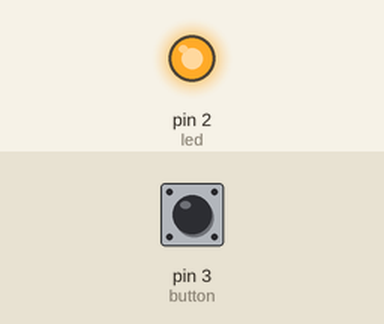
The sketch below on a simulated Arduino Uno, built with avr-gcc and run on an emulated ATmega328P. Parts: output pins drawn as LEDs (lit = HIGH). The inputs (shaded band) are chosen by the test bench; at power-on: pin 3 (button) HIGH.

Above: at 1.2 s.
1.3 s: pin 3 (button) pulled LOW for 0.15 s
At 1.37 s:
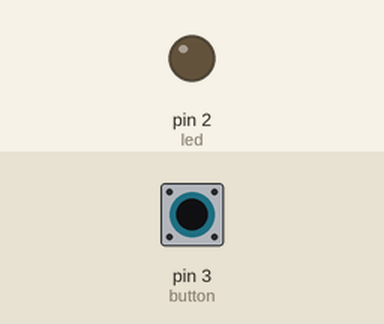
2.9 s: pin 3 (button) pulled LOW for 3.2 s
At 6.4 s:
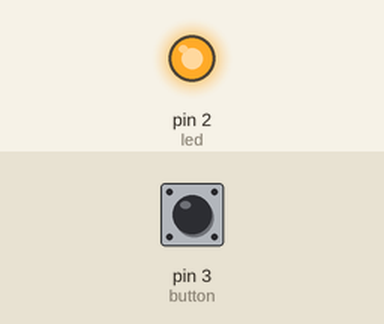
Timing chart, 0 to 7.9 s (numbered marks = the images above; inputs shaded):
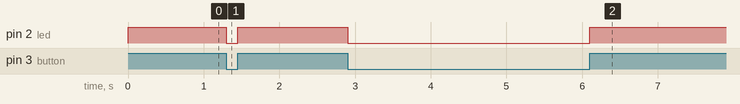

Measured:
- after the input at 1.3 s, pin 2 (led): HIGH → LOW at once, → HIGH 0.15 s later
- after the input at 2.9 s, pin 2 (led): HIGH → LOW at once, → HIGH 3.2 s later

The sketch:

03_ButtonPlay.ino
```cpp
int led = 2;      //initialize pin 2 for the LED
int button = 3;   //initialize pin 3 for the button

void setup() {

  pinMode(led, OUTPUT);               //Set the mode for LED as OUTPUT
  pinMode(button, INPUT_PULLUP);      //Set the mode for button as INPUT_PULLUP (Do refer INPUT_PULLUP on arduino.cc

}

void loop() {

  int status = digitalRead(button);   //read button status  (status = 1 [or HIGH] when not pressed and vise versa
  digitalWrite(led, status);          //output the button status via LED

}
```
